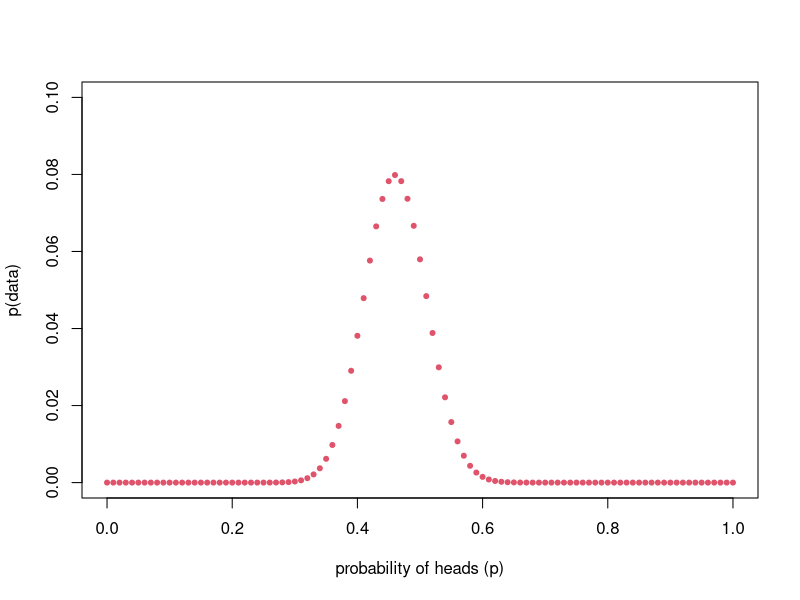
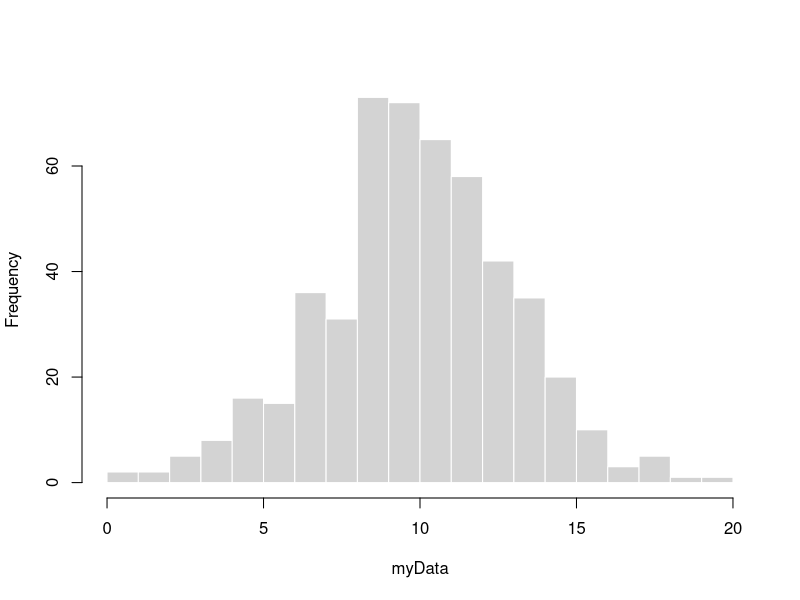
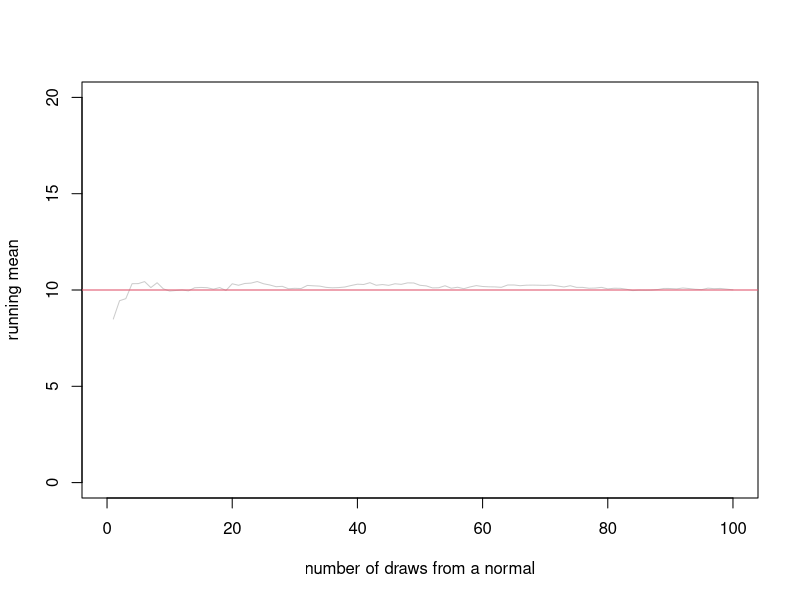
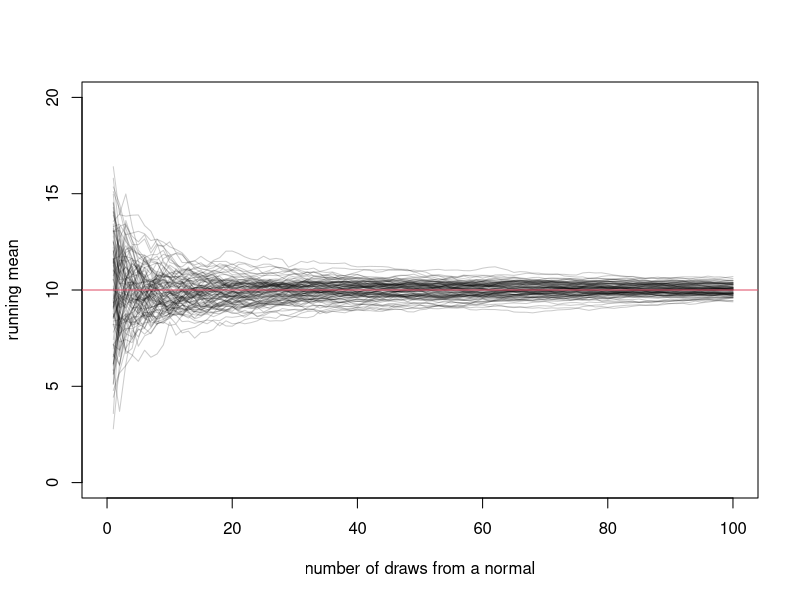

These charts were generated, in order, by the following R code:
## ---- chunk 1
#| label: load-packages
#| include: false

library(tidyverse)
## ---- chunk 2
n.heads <- 46
## ---- chunk 3
dbinom(x=46, p=0.5, size=100)

## ---- chunk 4
pvector = seq(0,1,length.out=101)
  probabilities <- dbinom(x=46,size=100,p=pvector)
## ---- chunk 5
plot(pvector,probabilities, xlim=c(0,1),ylim=c(0,0.1), xlab="probability of heads (p)",ylab="p(data)", pch=20,col=2)
## ---- chunk 6
pvector[which.max(probabilities)]
## ---- chunk 7
# function to estimate the p(k=46|n=100,p) for a given p
	l.binom <- function(p){
		binom.prob <- dbinom(x=46,size=100,prob=p)
		return(binom.prob)
	}
# use optimize() to get the mle
	mle <- optimize(f = l.binom,lower=0,upper=1,maximum=TRUE)
	mle$maximum
## ---- chunk 8
set.seed(100)
myData <- rnorm(n=500, mean=10, sd=3)
hist(myData, border="white", main="", breaks=20)

## ---- chunk 9
myData[1]
dnorm(myData[1], mean=10, sd=3)
## ---- chunk 10
# function to estimate the likelihood for a given mean
	l.norm <- function(u){
		norm.prob <- dnorm(myData[1],mean=u, sd=3)
		return(norm.prob)
	}
# use optimize() to get the mle using the range of the data
	mle <- optimize(f = l.norm,lower=0,upper=20,maximum=TRUE)
	mle$maximum
## ---- chunk 11
myData[1:2]

prod(dnorm(myData[1:2], mean=10, sd=3))
## ---- chunk 12
# function to estimate the likelihood for a given mean
	l.norm <- function(u){
		norm.prob <- prod(dnorm(myData[1:2],mean=u, sd=3))
		return(norm.prob)
	}
	mle <- optimize(f = l.norm,lower=0,upper=20,maximum=TRUE)
	mle$maximum
## ---- chunk 13
#multiple likelihoods of each datapoint together
prod(dnorm(myData, mean=10, sd=3))
## ---- chunk 14
sum(dnorm(myData, mean=10, sd=3, log=T))

## ---- chunk 15
# function to estimate the likelihood for a given mean
	l.norm <- function(u){
		norm.prob <- sum(dnorm(myData,mean=u, sd=3, log=T))
		return(norm.prob)
	}
	mle <- optimize(f = l.norm,lower=0,upper=20,maximum=TRUE)
	mle$maximum
## ---- chunk 16
set.seed(100)
	draw.running.mean <- function(r,n){
		replicate(r,{
			x1 <- rnorm(n,mean=10,sd=3)
			x1.mean <- cumsum(x1)/(1:n)
			lines(1:n,x1.mean,col=adjustcolor(1,0.2))
		})
		return(invisible(0))
	}
	n <- 1e2
	plot(0,xlim=c(0,n),ylim=c(0,20),type='n',
			xlab="number of draws from a normal",
			ylab="running mean")
		draw.running.mean(r = 1,n = 100)
		abline(h=10,col=2)
## ---- chunk 17
set.seed(100)
	plot(0,xlim=c(0,n),ylim=c(0,20),type='n',
			xlab="number of draws from a normal",
			ylab="running mean")
		draw.running.mean(r = 100,n = 100)
		abline(h=10,col=2)
	
